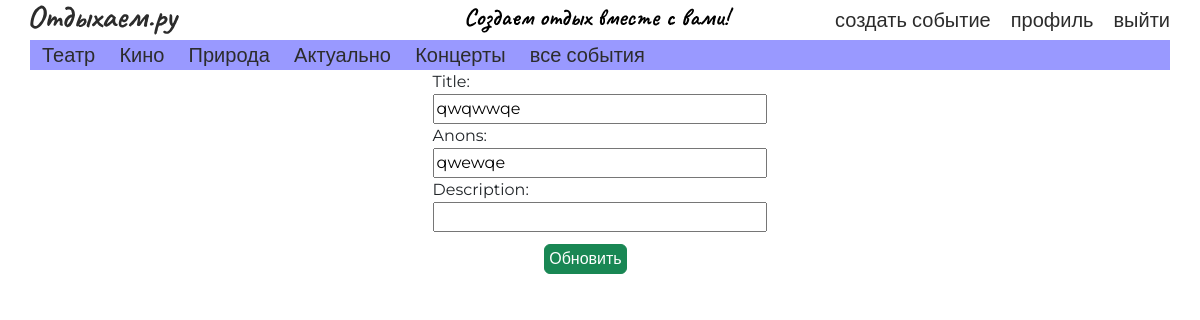
Page /events/9/edit/ (signed in) on the earlier database version.
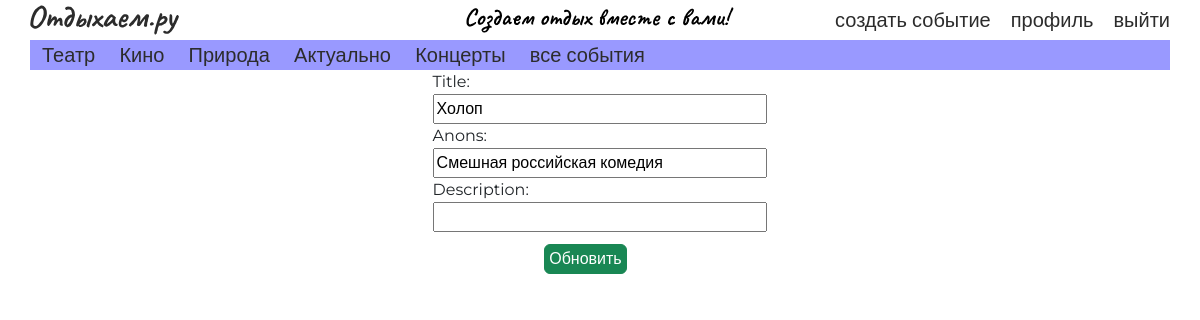
Same page on the later database version.
### events/models.py (models this page shows, shortened)
class Event(models.Model):
    title = models.CharField('Title', max_length=50, default='')
    anons = models.CharField('Anons', max_length=100, default='')
    description = models.CharField('Description', max_length=100, default='', blank=True, null=True)
    date = models.DateTimeField('Date', default=django.utils.timezone.now())
    creator_id = models.ForeignKey('auth.User', models.SET(1))
    category = models.ForeignKey('events.Category', models.SET(1))
    source = models.CharField("Source", max_length=200, default='')
    typeOfEvent = models.ForeignKey('events.TypeOfEvent', models.SET(1))
    image = models.ImageField(upload_to="images", default=None, null=True)

### events/views.py (the view)
# urls.py: path('<int:pk>/edit/', views.EventEdit.as_view(), name="event_edit"),
class EventEdit(UpdateView):
    model = Event
    template_name = 'events/changeEvent.html'
    fields = ['title', 'anons', 'description']
    def get_object(self, queryset=None):
        company = super(EventEdit, self).get_object(queryset)
        if company.creator_id_id != self.request.user.id:
            raise Http404('Error')
        return company

### events/templates/events/changeEvent.html (shortened to what this page needs)
{% extends 'index.html' %}
{% block body %}
    <form action="" method="post" enctype="multipart/form-data">
        {{ form.as_p }}
        <button type="submit" class="btn btn-success">Обновить</button>
    </form>
{% endblock %}

Differences in the rows shown:
changed Event: title "qwqwwqe" → "Холоп"; anons "qwewqe" → "Смешная российская комедия"
